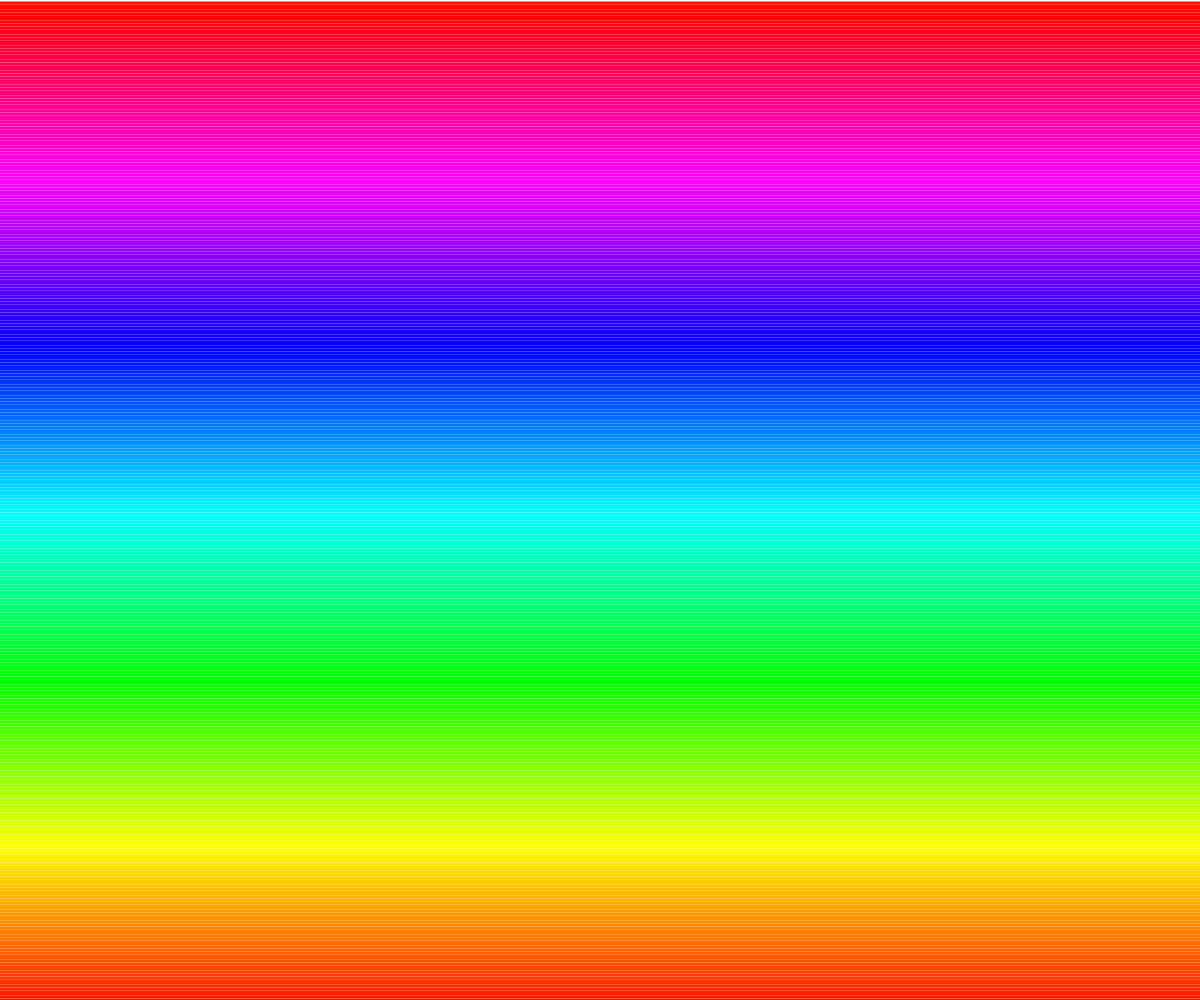
Frame 1 (no input)
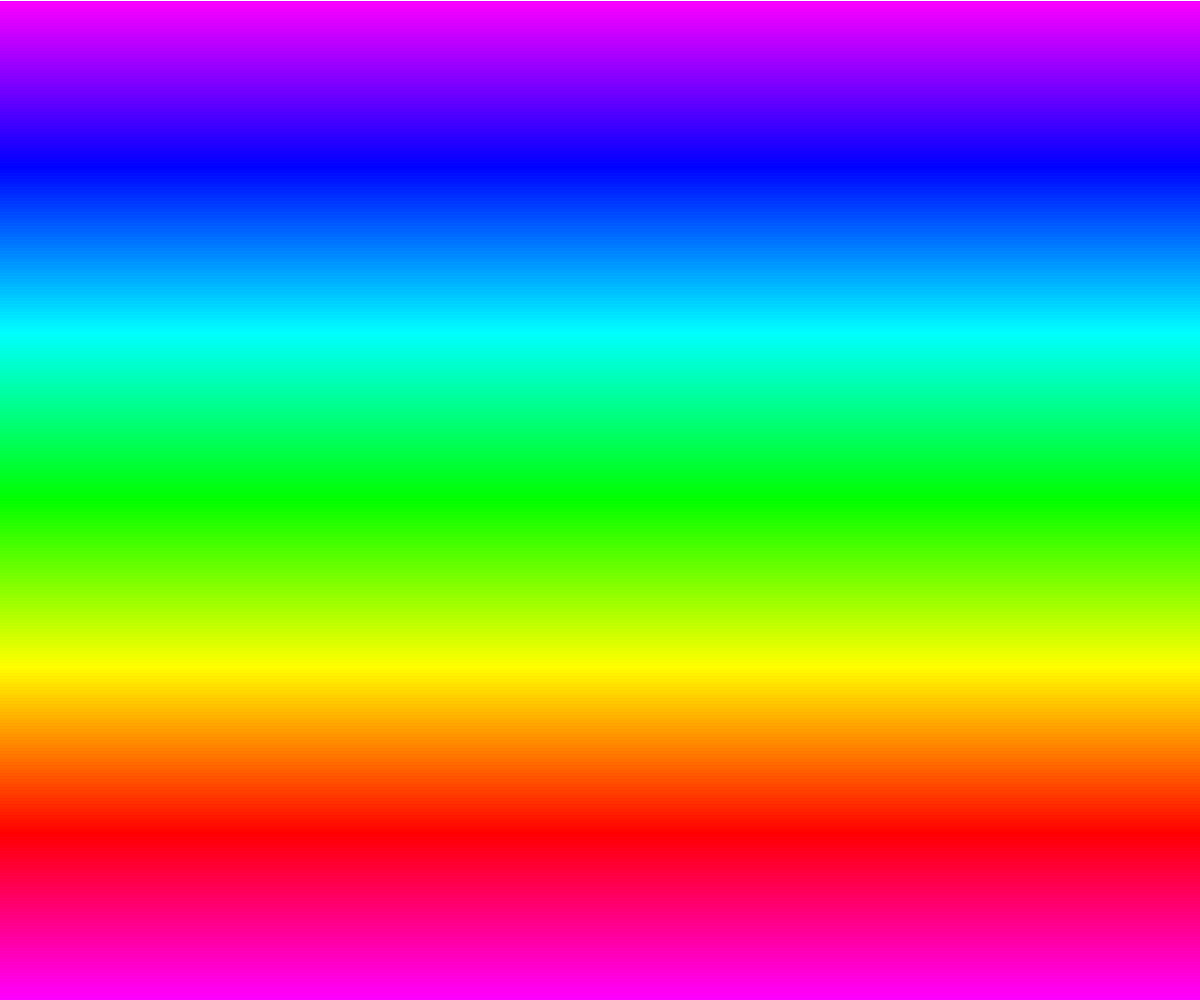
Frame 60 (no input)
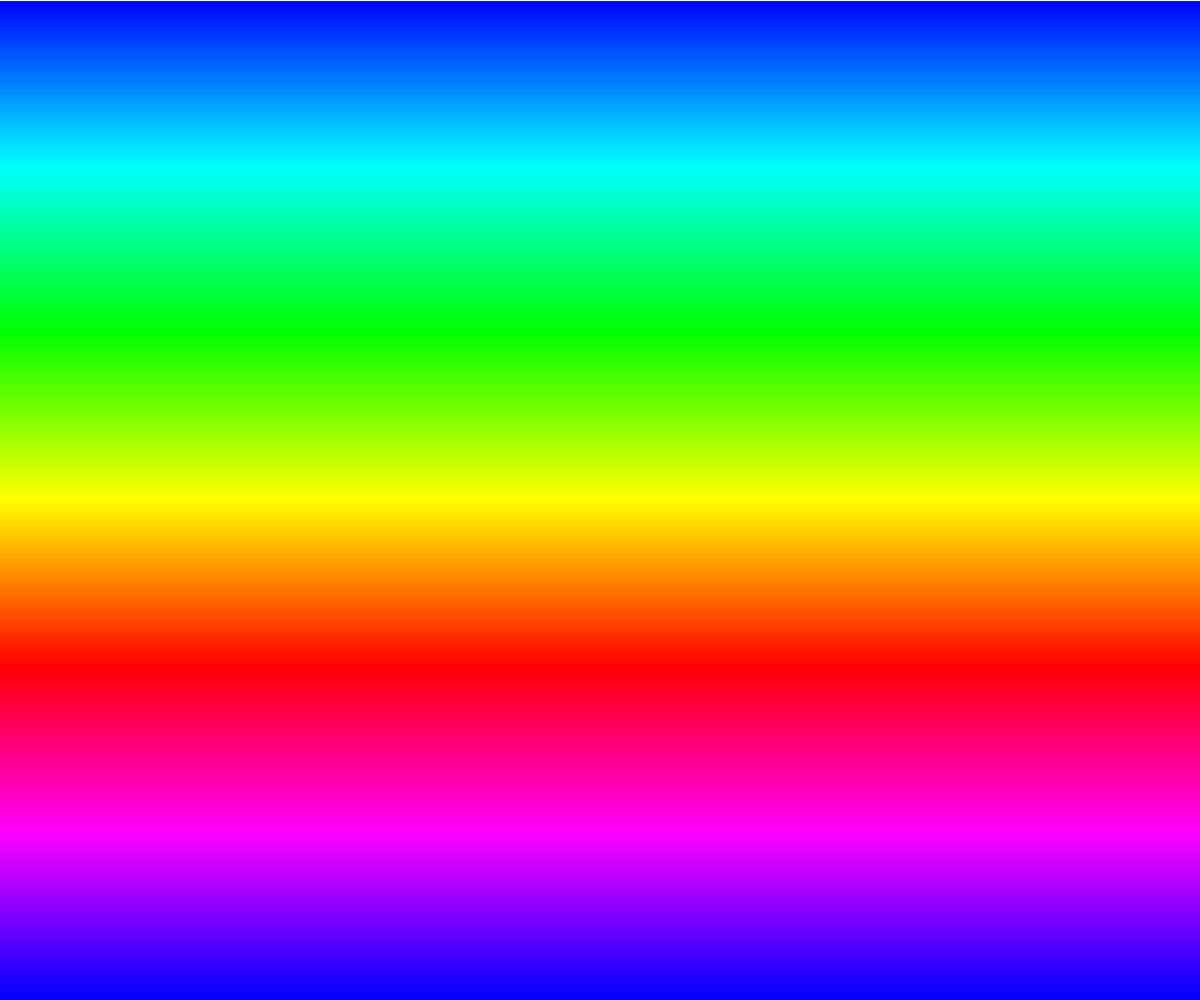
Frame 120 (the mouse pressed at the canvas centre since frame 60)

The p5.js sketch that drew these frames (run headless with seeded random() and noise() and a simulated clock; from frame 60 on, the mouse is pressed at the canvas centre):

// p5.js sketch
// ── sketch.js
function preload() {
  pixelDensity(1);
}

function setup() {
  createCanvas(windowWidth, windowHeight);
  colorMode(HSB);
}

function draw() {
  weight = height / 360;
  strokeWeight(weight);
  translate(0,height);
  for (i = 0; i < 360; i++) {
    stroke((i + frameCount * 5) % 360, 100, 100);
    line(0, -i * weight, width, -i * weight);
  }
}


function windowResized() {
  setup();
}
